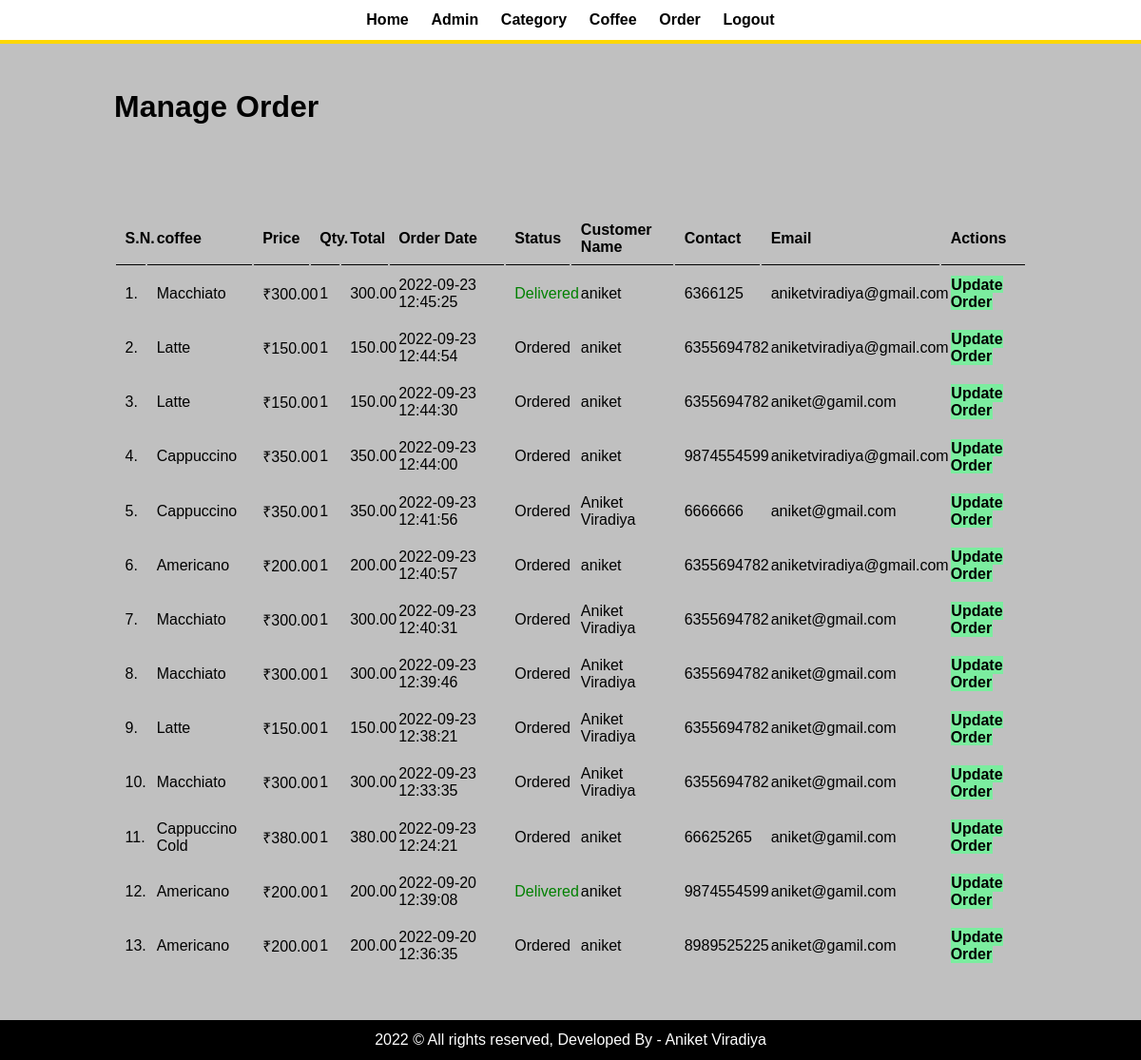
Page /admin/manage-order.php (signed in) on the committed database.
### tables this page shows
CREATE TABLE `tbl_order` (
  `id` int(10) UNSIGNED NOT NULL,
  `coffee` varchar(150) NOT NULL,
  `price` decimal(10,2) NOT NULL,
  `qty` int(11) NOT NULL,
  `total` decimal(10,2) NOT NULL,
  `order_date` datetime NOT NULL,
  `status` varchar(50) NOT NULL,
  `customer_name` varchar(150) NOT NULL,
  `customer_contact` varchar(20) NOT NULL,
  `customer_email` varchar(150) NOT NULL,
  `customer_address` varchar(255) NOT NULL
);

### admin/manage-order.php (the view, shortened to what this page needs)
<?php include('partials/menu.php'); ?>
<div class="main-content">
    <div class="wrapper">
        <h1>Manage Order</h1>
        <br /><br /><br />
        <br><br>
        <table class="tbl-full">
            <tr>
                <th>S.N.</th>
                <th>coffee</th>
                <th>Price</th>
                <th>Qty.</th>
                <th>Total</th>
                <th>Order Date</th>
                <th>Status</th>
                <th>Customer Name</th>
                <th>Contact</th>
                <th>Email</th>
                <th>Actions</th>
            </tr>
            <?php
            $sql = "SELECT * FROM tbl_order ORDER BY id DESC";
            $res = mysqli_query($conn, $sql);
            $count = mysqli_num_rows($res);
            $sn = 1;
            if ($count > 0) {
                while ($row = mysqli_fetch_assoc($res)) {
                    $id = $row['id'];
                    $coffee = $row['coffee'];
                    $price = $row['price'];
                    $qty = $row['qty'];
                    $total = $row['total'];
                    $order_date = $row['order_date'];
                    $status = $row['status'];
                    $customer_name = $row['customer_name'];
                    $customer_contact = $row['customer_contact'];
                    $customer_email = $row['customer_email'];
            ?>
                    <tr>
                        <td><?php echo $sn++; ?>. </td>
                        <td><?php echo $coffee; ?></td>
                        <td>&#8377;<?php echo $price; ?></td>
                        <td><?php echo $qty; ?></td>
                        <td><?php echo $total; ?></td>
                        <td><?php echo $order_date; ?></td>
                        <td>
                            <?php
                            if ($status == "Ordered") {
                                echo "<label>$status</label>";
                            } elseif ($status == "On Delivery") {
                                echo "<label style='color: orange;'>$status</label>";
                            } elseif ($status == "Delivered") {
                                echo "<label style='color: green;'>$status</label>";
                            } elseif ($status == "Cancelled") {
                                echo "<label style='color: red;'>$status</label>";
                            }
                            ?>
                        </td>
                        <td><?php echo $customer_name; ?></td>
                        <td><?php echo $customer_contact; ?></td>
                        <td><?php echo $customer_email; ?></td>
                        <td>
                            <a href="<?php echo SITEURL; ?>admin/update-order.php?id=<?php echo $id; ?>" class="btn-secondary">Update Order</a>
                        </td>
                    </tr>
            <?php
                }
            } else {
                echo "<tr><td colspan='12' class='error'>Orders not Available</td></tr>";
            }
            ?>
        </table>
    </div>
</div>
<?php include('partials/footer.php'); ?>

### css/admin.css (style rules this page uses)
* { margin: 0; padding: 0; font-family: Arial, Helvetica, sans-serif; }
.wrapper { padding: 1%; width: 80%; margin: 0 auto; }
.tbl-full { width: 100%; }
table tr th { border-bottom: 1px solid black; padding: 1%; text-align: left; }
table tr td { padding: 1%; }
.btn-secondary { background-color: #7bed9f; padding: 1%; color: black; text-decoration: none; font-weight: bold; }
.main-content { background-color:silver; padding: 3% 0; }

### rows in the picture
tbl_order: coffee "Macchiato", price "300.00", qty "1", total "300.00", order_date "2022-09-23 12:45:25", status "Delivered", customer_name "aniket", customer_contact "6366125", customer_email "aniketviradiya@gmail.com"
tbl_order: coffee "Latte", price "150.00", qty "1", total "150.00", order_date "2022-09-23 12:44:54", status "Ordered", customer_name "aniket", customer_contact "6355694782", customer_email "aniketviradiya@gmail.com"
tbl_order: coffee "Latte", price "150.00", qty "1", total "150.00", order_date "2022-09-23 12:44:30", status "Ordered", customer_name "aniket", customer_contact "6355694782", customer_email "aniket@gamil.com"
tbl_order: coffee "Cappuccino", price "350.00", qty "1", total "350.00", order_date "2022-09-23 12:44:00", status "Ordered", customer_name "aniket", customer_contact "9874554599", customer_email "aniketviradiya@gmail.com"
tbl_order: coffee "Cappuccino", price "350.00", qty "1", total "350.00", order_date "2022-09-23 12:41:56", status "Ordered", customer_name "Aniket Viradiya", customer_contact "6666666", customer_email "aniket@gmail.com"
tbl_order: coffee "Americano", price "200.00", qty "1", total "200.00", order_date "2022-09-23 12:40:57", status "Ordered", customer_name "aniket", customer_contact "6355694782", customer_email "aniketviradiya@gmail.com"
tbl_order: coffee "Macchiato", price "300.00", qty "1", total "300.00", order_date "2022-09-23 12:40:31", status "Ordered", customer_name "Aniket Viradiya", customer_contact "6355694782", customer_email "aniket@gmail.com"
tbl_order: coffee "Macchiato", price "300.00", qty "1", total "300.00", order_date "2022-09-23 12:39:46", status "Ordered", customer_name "Aniket Viradiya", customer_contact "6355694782", customer_email "aniket@gmail.com"
tbl_order: coffee "Latte", price "150.00", qty "1", total "150.00", order_date "2022-09-23 12:38:21", status "Ordered", customer_name "Aniket Viradiya", customer_contact "6355694782", customer_email "aniket@gmail.com"
tbl_order: coffee "Macchiato", price "300.00", qty "1", total "300.00", order_date "2022-09-23 12:33:35", status "Ordered", customer_name "Aniket Viradiya", customer_contact "6355694782", customer_email "aniket@gmail.com"
tbl_order: coffee "Cappuccino Cold", price "380.00", qty "1", total "380.00", order_date "2022-09-23 12:24:21", status "Ordered", customer_name "aniket", customer_contact "66625265", customer_email "aniket@gamil.com"
tbl_order: coffee "Americano", price "200.00", qty "1", total "200.00", order_date "2022-09-20 12:39:08", status "Delivered", customer_name "aniket", customer_contact "9874554599", customer_email "aniket@gamil.com"
tbl_order: coffee "Americano", price "200.00", qty "1", total "200.00", order_date "2022-09-20 12:36:35", status "Ordered", customer_name "aniket", customer_contact "8989525225", customer_email "aniket@gamil.com"
